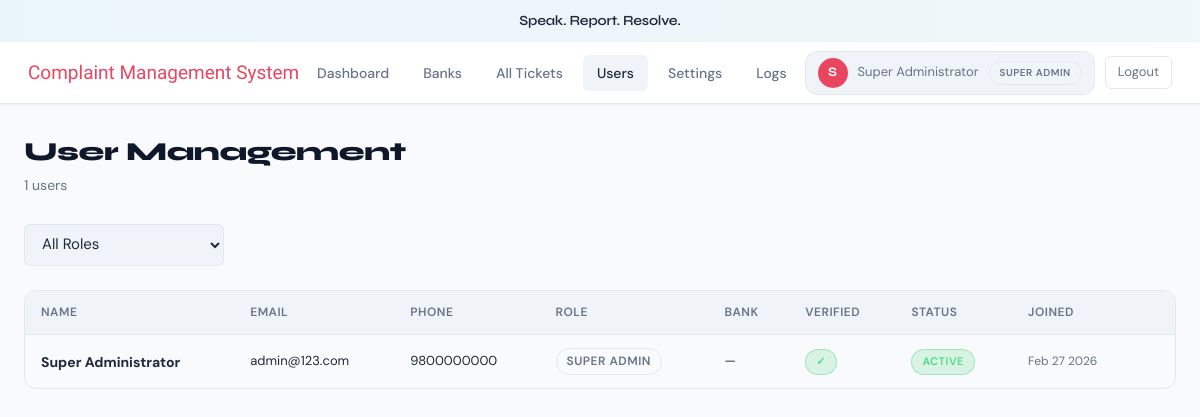
The page /admin/users.php (signed in) on the database its author committed.
### tables this page shows
CREATE TABLE `settings` (
  `id` INT AUTO_INCREMENT PRIMARY KEY,
  `key_name` VARCHAR(60) NOT NULL UNIQUE,
  `key_value` TEXT NOT NULL
);

CREATE TABLE `users` (
  `id` INT AUTO_INCREMENT PRIMARY KEY,
  `full_name` VARCHAR(100) NOT NULL,
  `email` VARCHAR(100) NOT NULL UNIQUE,
  `phone` VARCHAR(15) NOT NULL UNIQUE,
  `password` VARCHAR(255) NOT NULL,
  `role` ENUM('customer','bank_staff','bank_admin','super_admin') NOT NULL DEFAULT 'customer',
  `bank_id` INT DEFAULT NULL,
  `email_verified` TINYINT(1) DEFAULT 0,
  `otp_code` VARCHAR(6) DEFAULT NULL,
  `otp_expiry` DATETIME DEFAULT NULL,
  `staff_status` ENUM('active','offline') DEFAULT 'offline',
  `is_active` TINYINT(1) DEFAULT 1,
  `created_at` DATETIME DEFAULT CURRENT_TIMESTAMP
);

### includes/config.php (called while the page is built, shortened)
<?php
if (!function_exists('logged_in')) {
function logged_in()  { return isset($_SESSION['user_id']); }
}
if (!function_exists('clean')) {
function clean(string $v): string {
    return htmlspecialchars(trim($v), ENT_QUOTES | ENT_SUBSTITUTE, 'UTF-8');
}
}
function get_setting(PDO $pdo, string $key, string $default=''): string {
    $s = $pdo->prepare("SELECT key_value FROM settings WHERE key_name=?");
    $s->execute([$key]);
    return $s->fetchColumn() ?: $default;
}

### admin/users.php (the view, shortened to what this page needs)
<?php
require '../includes/config.php';
$sql="SELECT u.*,b.name AS bank_name FROM users u LEFT JOIN banks b ON u.bank_id=b.id WHERE 1=1";
$params=[];
$sql.=" ORDER BY u.created_at DESC LIMIT 300";
$q=$pdo->prepare($sql);$q->execute($params);$users=$q->fetchAll();
?>
<div class="page-wrap">
  <div class="page-header flex-between">
    <div><h1>User Management</h1><p><?=count($users)?> users</p></div>
  </div>
  <form method="get" style="display:flex;gap:10px;margin-bottom:24px">
    <select name="role" class="form-control" style="width:200px;padding:9px 13px" onchange="this.form.submit()">
      <option value="">All Roles</option>
    </select>
  </form>
  <div class="table-wrap">
  <table>
    <thead><tr>
      <th>Name</th><th>Email</th><th>Phone</th><th>Role</th>
      <th>Bank</th><th>Verified</th><th>Status</th><th>Joined</th><th></th>
    </tr></thead>
    <tbody>
      <?php foreach($users as $u): ?>
      <tr>
        <td class="fw-bold"><?=clean($u['full_name'])?></td>
        <td class="text-sm"><?=clean($u['email'])?></td>
        <td class="text-sm"><?=clean($u['phone'])?></td>
        <td><span class="badge badge-secondary text-xs"><?=strtoupper(str_replace('_',' ',$u['role']))?></span></td>
        <td class="text-sm"><?=clean($u['bank_name']??'—')?></td>
        <td><?=$u['email_verified']?'<span class="badge badge-success">✓</span>':'<span class="badge badge-warning">No</span>'?></td>
        <td><?=$u['is_active']?'<span class="badge badge-success">Active</span>':'<span class="badge badge-danger">Disabled</span>'?></td>
        <td class="text-xs text-muted"><?=date('M j Y',strtotime($u['created_at']))?></td>
        <td>
        </td>
      </tr>
      <?php endforeach; ?>
    </tbody>
  </table>
  </div>
</div>
<?php
$body_html=ob_get_clean();
require '../includes/layout.php';
echo $body_html;
echo '</body></html>';

### includes/layout.php (shortened to what this page needs)
<?php
$site_name = get_setting($pdo,'site_name','Complaint Management System');
?>
<!DOCTYPE html>
<html lang="en">
<head>
<?php
$is_in_subdir = (strpos($_SERVER['PHP_SELF'], '/admin/') !== false || strpos($_SERVER['PHP_SELF'], '/bank/') !== false);
$css_path = $is_in_subdir ? '../assets/css/style.css' : 'assets/css/style.css';
?>
<link rel="stylesheet" href="<?= $css_path ?>">
</head>
<body>
<?php if(logged_in()): ?>
<div class="quote-banner">
  <p class="quote-text">Speak. Report. Resolve.</p>
</div>
<?php
$role = $_SESSION['role'];
$fname = $_SESSION['full_name'] ?? 'User';
$initial = strtoupper(substr($fname,0,1));
$cur = basename($_SERVER['PHP_SELF']);
$is_in_subdir = (strpos($_SERVER['PHP_SELF'], '/admin/') !== false || strpos($_SERVER['PHP_SELF'], '/bank/') !== false);
$path_prefix = $is_in_subdir ? '../' : '';
?>
<nav class="topbar">
  <a class="topbar-brand" href="<?= $path_prefix ?>dashboard.php">
    <span class="topbar-brand-name"><?= $site_name ?></span>
  </a>
  <div class="topbar-nav">
    <a href="<?= $path_prefix ?>dashboard.php" class="<?=$cur=='dashboard.php'?'active':''?>">Dashboard</a>
    <?php if($role==='customer'): ?>
      <a href="<?= $path_prefix ?>submit_complaint.php" class="<?=$cur=='submit_complaint.php'?'active':''?>">New Complaint</a>
      <a href="<?= $path_prefix ?>my_complaints.php" class="<?=$cur=='my_complaints.php'?'active':''?>">My Tickets</a>
    <?php elseif($role==='super_admin'): ?>
      <a href="<?= $path_prefix ?>admin/banks.php" class="<?=$cur=='banks.php'?'active':''?>">Banks</a>
      <a href="<?= $path_prefix ?>admin/tickets.php" class="<?=$cur=='tickets.php'?'active':''?>">All Tickets</a>
      <a href="<?= $path_prefix ?>admin/users.php" class="<?=$cur=='users.php'?'active':''?>">Users</a>
      <a href="<?= $path_prefix ?>admin/settings.php" class="<?=$cur=='settings.php'?'active':''?>">Settings</a>
      <a href="<?= $path_prefix ?>admin/logs.php" class="<?=$cur=='logs.php'?'active':''?>">Logs</a>
    <?php endif; ?>
  </div>
  <div class="flex-center" style="gap:10px">
    <div class="topbar-user">
      <div class="avatar"><?= $initial ?></div>
      <span><?= clean($fname) ?></span>
      <span class="badge badge-secondary" style="font-size:10px"><?= str_replace('_',' ',strtoupper($role)) ?></span>
    </div>
    <a href="<?= $path_prefix ?>logout.php" class="btn-logout">Logout</a>
  </div>
</nav>
<?php endif; ?>
</body></html>

### rows shown on the page
settings: key_value "Complaint Management System"
users: full_name "Super Administrator", email "admin@123.com", phone "9800000000", role "SUPER ADMIN", bank_name "—", is_active "ACTIVE", created_at "Feb 27 2026"

### other values the page prints
$initial "S"
$fname "Super Administrator"
str_replace('_',' ',strtoupper($role)) "SUPER ADMIN"
count($users) "1"
